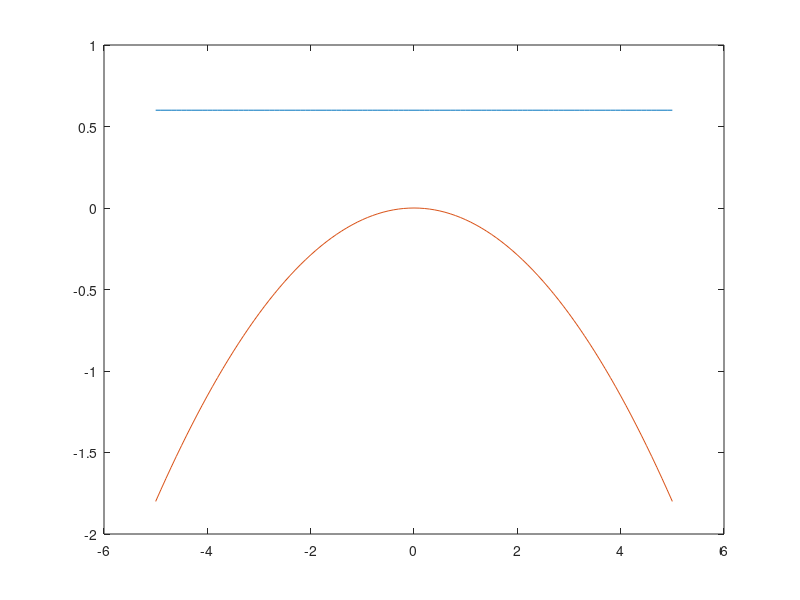

The MATLAB source for this figure: (Note: this script raises an error after producing the figure.)
%HW7 answers numerically 42.5983 symb 42.5983
%num 2: 612.5 612.5
%num 3: 9.60 9.60 Units***

home;
clear all;
clc;
x = -5:.1:5;
yb = ((-2.4+0.6)/25)*x.^2;
yt(1:length(x))=.6;
plot(x,yt,x,yb)
integ1 = 10*0.6;
integ2 = sum(MyTrap(yb,x));
area = integ1 - integ2;
area = area*0.8
